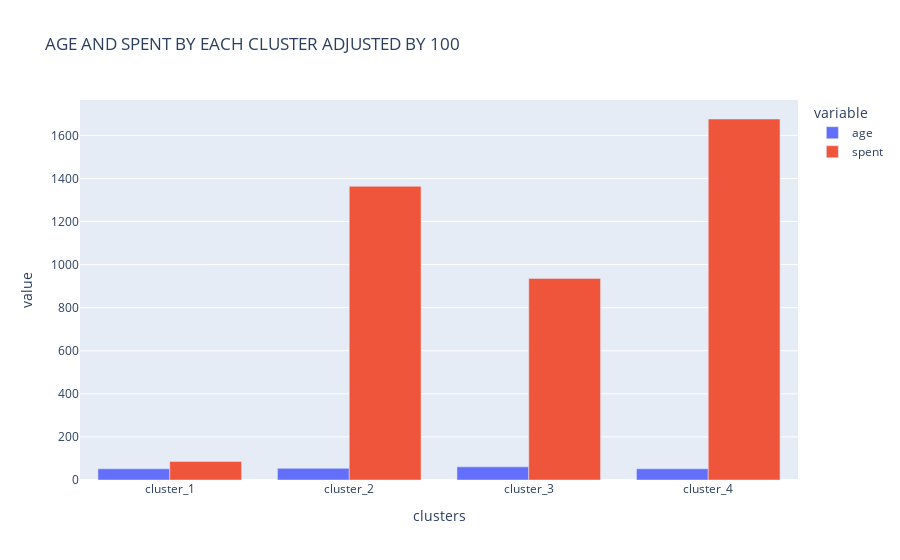

Write notebook code for a chart like this one.
### Code cell
get_criteria(col1='age', col2 = 'spent')

### Figure 1 — Plotly figure (JSON) as saved in the notebook; plotly's stock layout.template omitted (floating-point values rounded to 4 significant figures)
{"data": [{"alignmentgroup": "True", "hovertemplate": "variable=age<br>clusters=%{x}<br>value=%{y}<extra></extra>", "legendgroup": "age", "marker": {"color": "#636efa", "pattern": {"shape": ""}}, "name": "age", "offsetgroup": "age", "orientation": "v", "showlegend": true, "textposition": "auto", "type": "bar", "x": ["cluster_1", "cluster_2", "cluster_3", "cluster_4"], "xaxis": "x", "y": [52, 54, 61, 52], "yaxis": "y"}, {"alignmentgroup": "True", "hovertemplate": "variable=spent<br>clusters=%{x}<br>value=%{y}<extra></extra>", "legendgroup": "spent", "marker": {"color": "#EF553B", "pattern": {"shape": ""}}, "name": "spent", "offsetgroup": "spent", "orientation": "v", "showlegend": true, "textposition": "auto", "type": "bar", "x": ["cluster_1", "cluster_2", "cluster_3", "cluster_4"], "xaxis": "x", "y": [86, 1364.0, 936, 1676], "yaxis": "y"}], "layout": {"barmode": "group", "legend": {"title": {"text": "variable"}, "tracegroupgap": 0}, "title": {"text": "AGE AND SPENT BY EACH CLUSTER ADJUSTED BY 100"}, "xaxis": {"anchor": "y", "domain": [0, 1], "title": {"text": "clusters"}}, "yaxis": {"anchor": "x", "domain": [0, 1], "title": {"text": "value"}}}}
